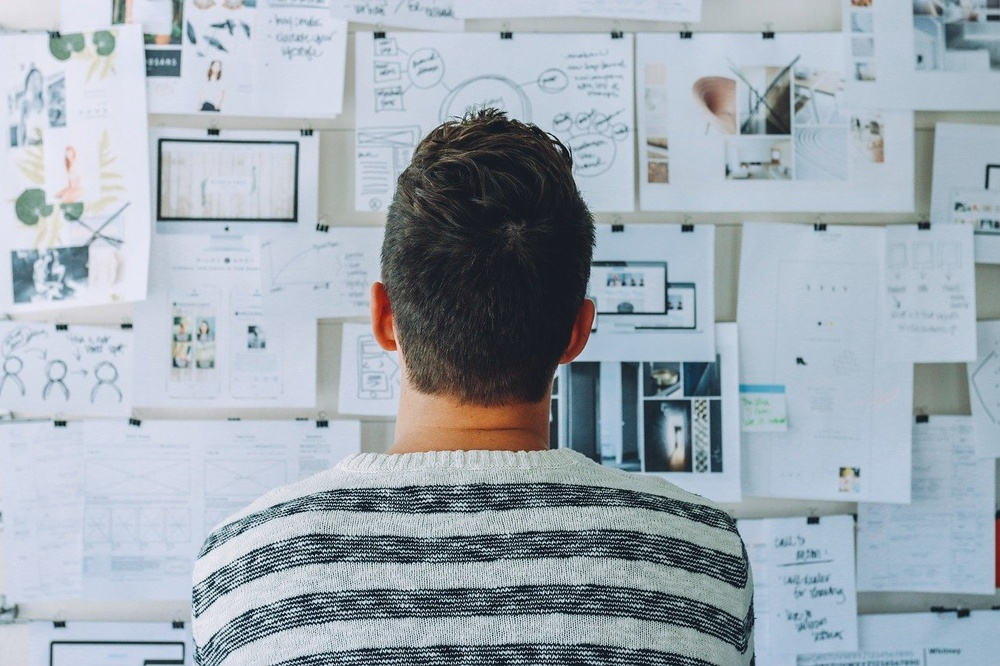
#> input picture image processing/imgs/man-thinking.jpg, 1000 x 666 px, shrunk from 1280 x 853 before the run
$ jupyter execute '5 - Image Segmentation.ipynb'
#> lines starting #> are read from the running program, lines starting #| are printed output that depends on the picture
[cell 1]
import numpy as np
import matplotlib.pyplot as plt
import cv2

[cell 2]
def plot_diff(imgs,titles):
    n = len(imgs)
    plt.figure(figsize=(10,10))
    for i in range(n):
        plt.subplot(1,n,i+1)
        plt.imshow(imgs[i],cmap="gray")
        plt.title(titles[i])
        plt.axis("off")
    plt.tight_layout()
    plt.show()

[cell 3]
image = plt.imread('imgs/man-thinking.jpg')
#> image is the input picture: shape (666, 1000, 3); mean R, G, B 159.1, 170, 179.6
pixel_vals = image.reshape((-1,3)).astype(np.float32)

k = 3
criteria = (cv2.TERM_CRITERIA_EPS + cv2.TERM_CRITERIA_MAX_ITER, 100, 0.85)

retval, labels, centers = cv2.kmeans(
    pixel_vals, k, None,
    criteria, 10, cv2.KMEANS_RANDOM_CENTERS
)
#> retval = 726133655.3; centers = [[190.7, 202.3, 215], [134.1, 147.5, 149.1], [42.46, 47.5, 52.01]]

centers = np.uint8(centers)
#> centers = [[190, 202, 215], [134, 147, 149], [42, 47, 52]]
segmented_image = centers[labels.flatten()].reshape((image.shape))
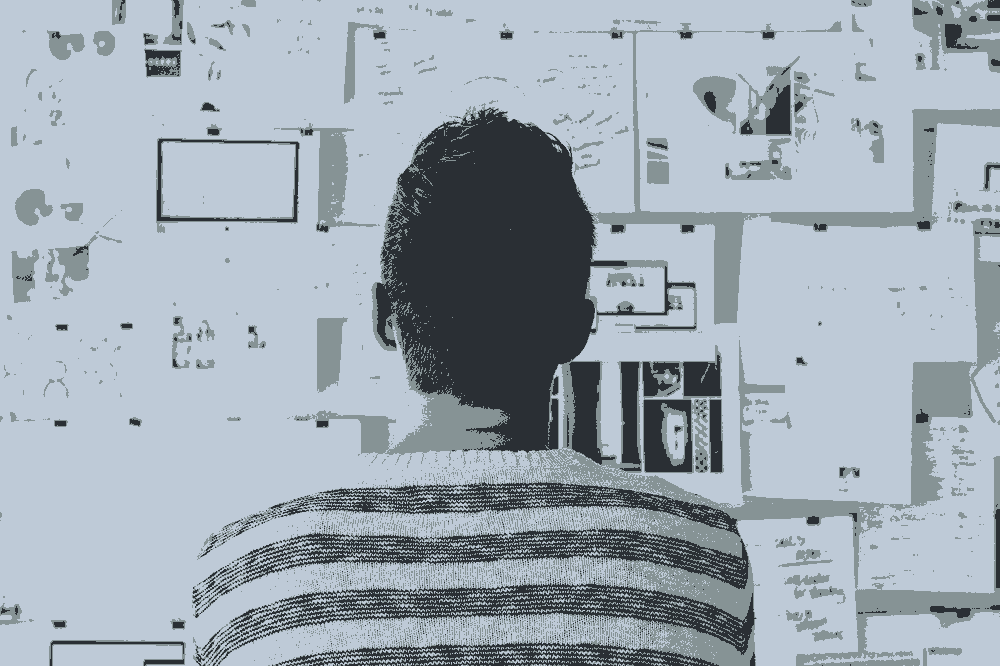
#> segmented_image: shape (666, 1000, 3); mean R, G, B 158.5, 169.6, 179.6

plot_diff([image,segmented_image],["Orginal Image","Clustered Image"])
#> in plot_diff, `n = len(imgs)`: n = 2
#> in plot_diff, `plt.show()`:
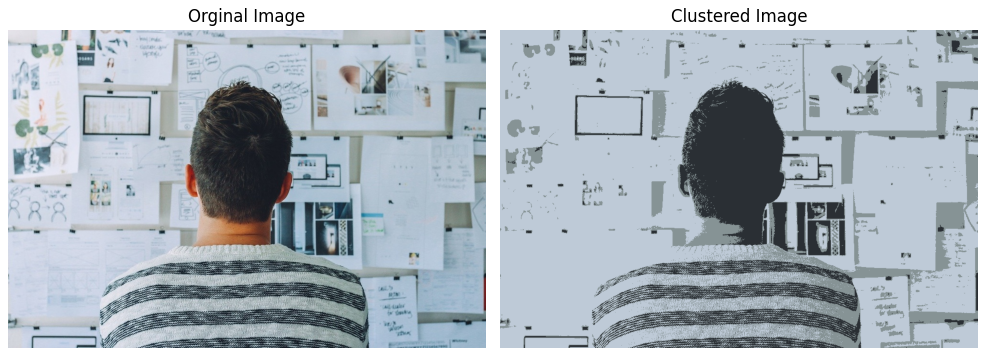
#> figure drawn by matplotlib, 2 panels
